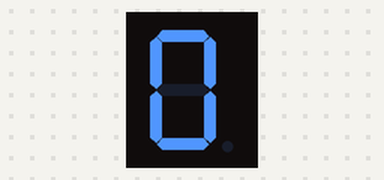
This program was run on a simulated Raspberry Pi (header pin numbers). Shown: 1-digit seven-segment display. What the program prints to the terminal is not drawn.

Above: at 0.3 s.
At 2.1 s:
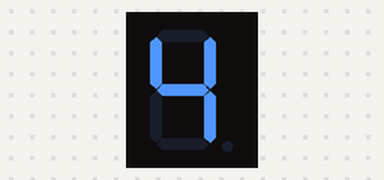
At 3.6 s:
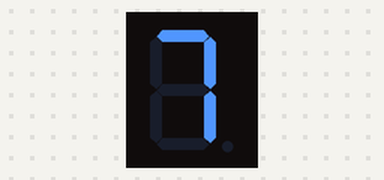
At 5.1 s:
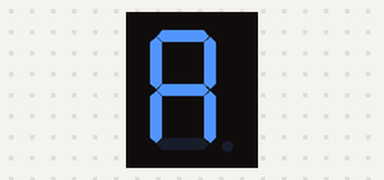
At 9.6 s:
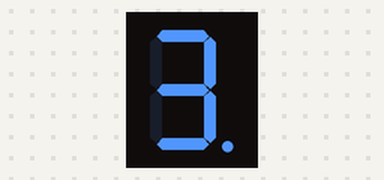
At 13.1 s:
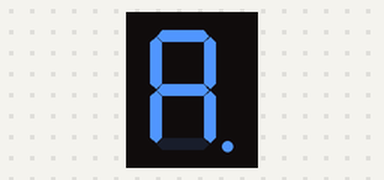

The program:

Rasp_Pi_18SevenSegment.py
```python
import RPi.GPIO as GPIO
import time

LSBFIRST = 1
MSBFIRST = 2

dataPin = 11
latchPin = 13
clockPin = 15
num = [0xc0,0xf9,0xa4,0xb0,0x99,0x92,0x82,0xf8,0x80,0x90,0x88,0x88,0xc6,0xa1,0x86,0x8e]
def setup():
    GPIO.setmode(GPIO.BOARD)
    GPIO.setup(dataPin, GPIO.OUT)
    GPIO.setup(latchPin,GPIO.OUT)
    GPIO.setup(clockPin, GPIO.OUT)

def shiftOut(dPin,cPin,order,val):
    for i in range(0,8):
        GPIO.output(cPin,GPIO.LOW);
        if(order == LSBFIRST):
            GPIO.output(dPin,(0x01&(val>>i)==0x01) and GPIO.HIGH or GPIO.LOW)
        elif (order == MSBFIRST):
            GPIO.output(dPin, (0x80&(val<<i)==0x80) and GPIO.HIGH or GPIO.LOW)
        GPIO.output(cPin,GPIO.HIGH);

def loop():
    while True:
        for i in range(0,len(num)):
            GPIO.output(latchPin,GPIO.LOW)
            shiftOut(dataPin,clockPin,MSBFIRST,num[i])
            GPIO.output(latchPin,GPIO.HIGH)
            time.sleep(0.5)
        for i in range(0,len(num)):
            GPIO.output(latchPin,GPIO.LOW)
            shiftOut(dataPin,clockPin,MSBFIRST,num[i]&0x7f)
            GPIO.output(latchPin,GPIO.HIGH)
            time.sleep(0.5)

def destroy():
    GPIO.cleanup()

if __name__ == "__main__":
    print("Program is starting...")
    setup()
    try:
        loop()
    except KeyboardInterrupt:
        destroy()
```

Measured:
- by itself, everything shown: repeats every 16.0 s, in 30 steps
- what the display in image 0 shows lasts 0.4 s, from 0.1 s to 0.5 s
- what the display in image 3 shows lasts 1.1 s, from 5.0 s to 6.1 s
